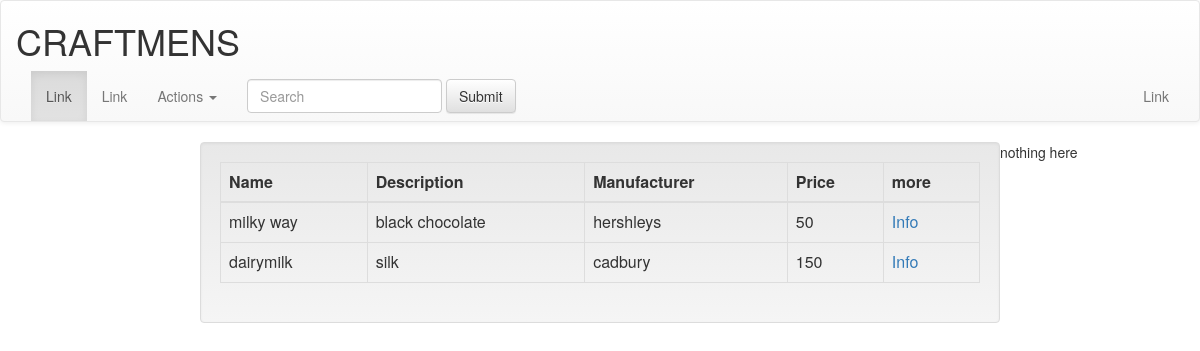
Before: / with the older database file.
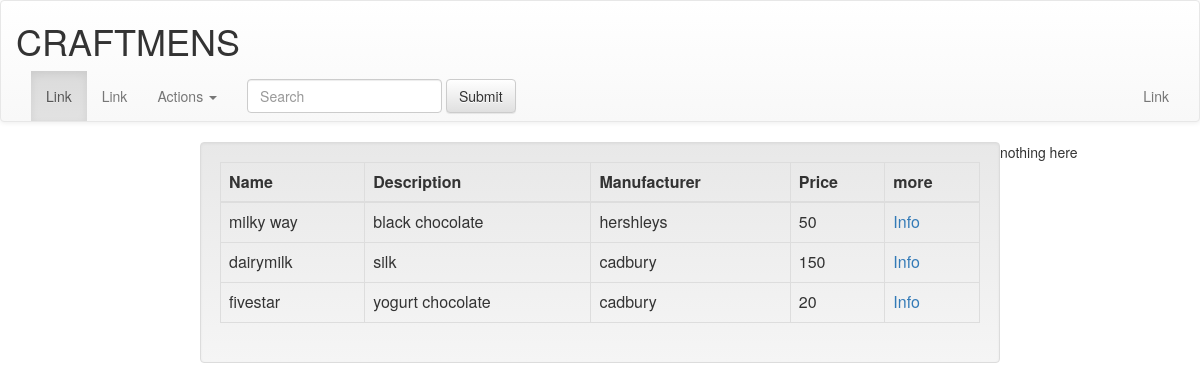
After: the same page with the newer database file.
### registration/models.py (models this page shows)
class  Chocolate(models.Model):
    id = models.AutoField(primary_key=True)
    name = models.CharField(_('Chocolate Name'),max_length=100,blank=True )
    description = models.CharField(_('Chocolate Description'),max_length=1000,blank=True )
    price =models.IntegerField(_('Chocolate Price'),
                                 validators=[MaxValueValidator(1000), MinValueValidator(0)],
                                 help_text=_('4 digits maximum'), blank=True, null=True)
    manufacturer = models.CharField(_('Chocolate Manufacturer'),max_length=100,blank=True )

### registration/views.py (the view)
# urls.py: url(r'^$', Home.as_view(), name='home'),
class Home(ListView):
      template_name="index.html"
      def get_queryset(self):
          return Chocolate.objects.all()

### registration/templates/index.html (shortened to what this page needs)
{% extends 'base.html' %}
{% load staticfiles %}
{% block body %}
 <html>
<body position="center" background-image : url({%static"images/images.jpeg"});background-repeat:no-repeat;background-size:100%;height: 140px;display:block;padding:0 !important;margin:0;" >
        <div class="col-md-8 col-md-offset-2 well">
<table class="table table-hover table-bordered table-responsive">
    <thead>
    <tr>
        <th>
            Name
        </th>
        <th>
            Description
        </th>
        <th>
            Manufacturer
        </th>
        <th>
            Price
        </th>
        <th>more</th>
    </tr>
    </thead>
    <tbody>
    {% for item in object_list %}
        <tr>
            <td> {{ item.name }} </td>
            <td> {{ item.description }}</td>
            <td> {{ item.manufacturer }}</td>
            <td> {{ item.price }}</td>
         <td> <a href="{% url 'chocolate_info' item.id %}">Info</a> </td>
        </tr>
    </tbody>
</table>
</div>
               <head background="pic.jpeg">
               <link rel="stylesheet" href="{%  static 'css/bootstrap.min.css' %}">
               <link rel="stylesheet" href="{%  static 'css/bootstrap-theme.min.css' %}">
               </head>
       {% if user.is_anonymous %}
       nothing here
       {% else %}
       <a class="clo-md-6-col-md-offset-5"style="padding-top: 10%">
        <a href="{% url 'add_chocolate'  %}">
           <button class="btn-btn-primary">add a chocolate</button></a></a>
           {% endif %}
</body>
{% endblock body %}

### registration/templates/base.html (shortened to what this page needs)
<html>
{% load staticfiles %}
    <head background="pic.jpeg">
    <link rel="stylesheet" href="{%  static 'css/bootstrap.min.css' %}">
    <link rel="stylesheet" href="{%  static 'css/bootstrap-theme.min.css' %}">
    </head>
<body>
{% include 'navbar.html' %}
{% block body %}
{% endblock body %}
</body>
</html>

### registration/templates/navbar.html (shortened to what this page needs)
<html>
<nav class="navbar navbar-default">
  <div class="container-fluid">
     <h1 class="text-left">CRAFTMENS </h1>
      <div class="collapse navbar-collapse" id="bs-example-navbar-collapse-1">
          <ul class="nav navbar-nav">
              <li class="active"><a href="#">Link <span class="sr-only">(current)</span></a></li>
              <li><a href="#">Link</a></li>
              <li class="dropdown">
                  <a href="#" class="dropdown-toggle" data-toggle="dropdown" role="button" aria-haspopup="true" aria-expanded="false">Actions <span class="caret"></span></a>
              </li>
          </ul>
          <form class="navbar-form navbar-left" role="search">
              <div class="form-group">
                  <input type="text" class="form-control" placeholder="Search">
              </div>
              <button type="submit" class="btn btn-default">Submit</button>
          </form>
          <ul class="nav navbar-nav navbar-right">
              <li><a href="#">Link</a></li>
          </ul>
      </div>
  </div>
   </nav></html>

Changed rows visible on the page:
added Chocolate: name "fivestar", description "yogurt chocolate", manufacturer "cadbury", price "20"
